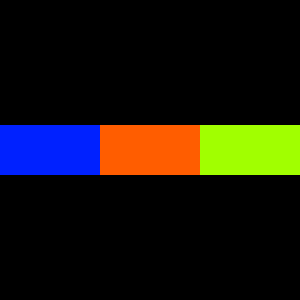
Frame 1 (no input)
Frame 60 (the mouse pressed at the canvas centre just before this capture): identical to frame 1, image omitted
Frame 120 (the mouse held since frame 60 and released just before this capture): identical to frame 1, image omitted

The Processing sketch that drew this single still picture (run headless with seeded random() and noise(); from frame 60 on, the mouse is pressed at the canvas centre):

// Processing sketch: ex11_pde
// ── ex11_pde.pde
int h;

void setup(){
  size(300, 300);
  colorMode(HSB, 360, 100, 100);
  noStroke();
  
  h = int(random(0, 360));
}

void draw(){
  background(0);
  fill(h, 100, 100);
  rect(0, 125, 100, 50);
  if (h <= 210) fill (h + 150, 100, 100);
  else fill (150 - 360 + h, 100, 100);
  rect(100, 125, 100, 50);  
  if (h <= 150) fill (h + 210, 100, 100);
  else fill (210 - 360 + h, 100, 100);
  rect(200, 125, 100, 50);  
}
